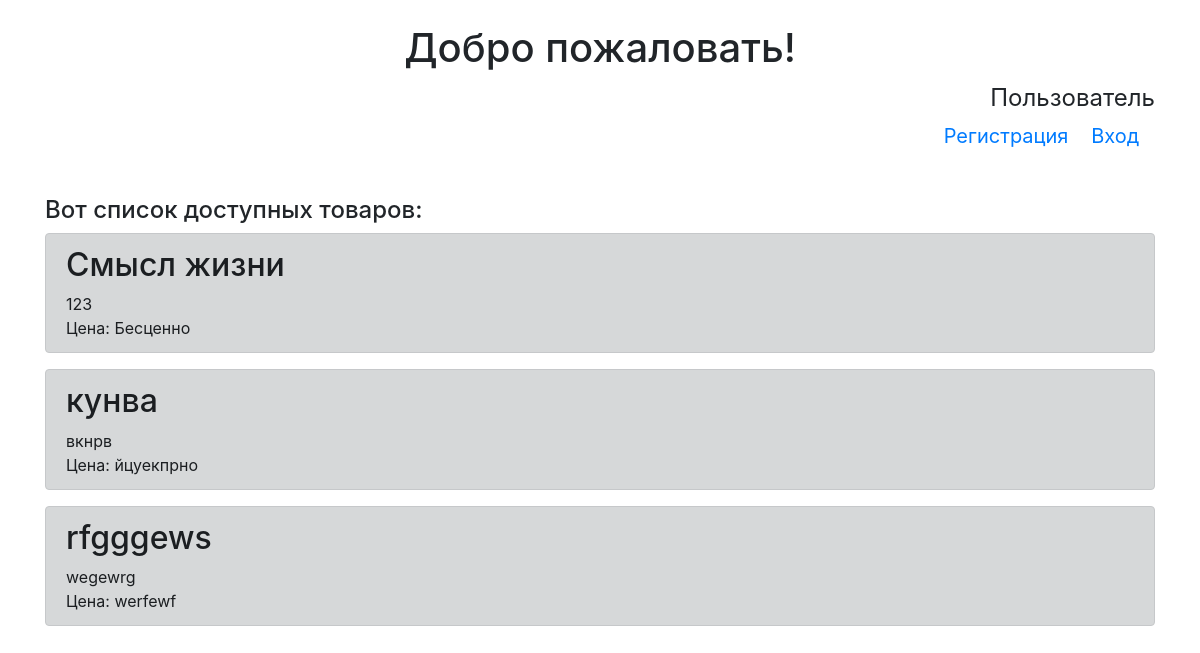
Page /main on the earlier database version.
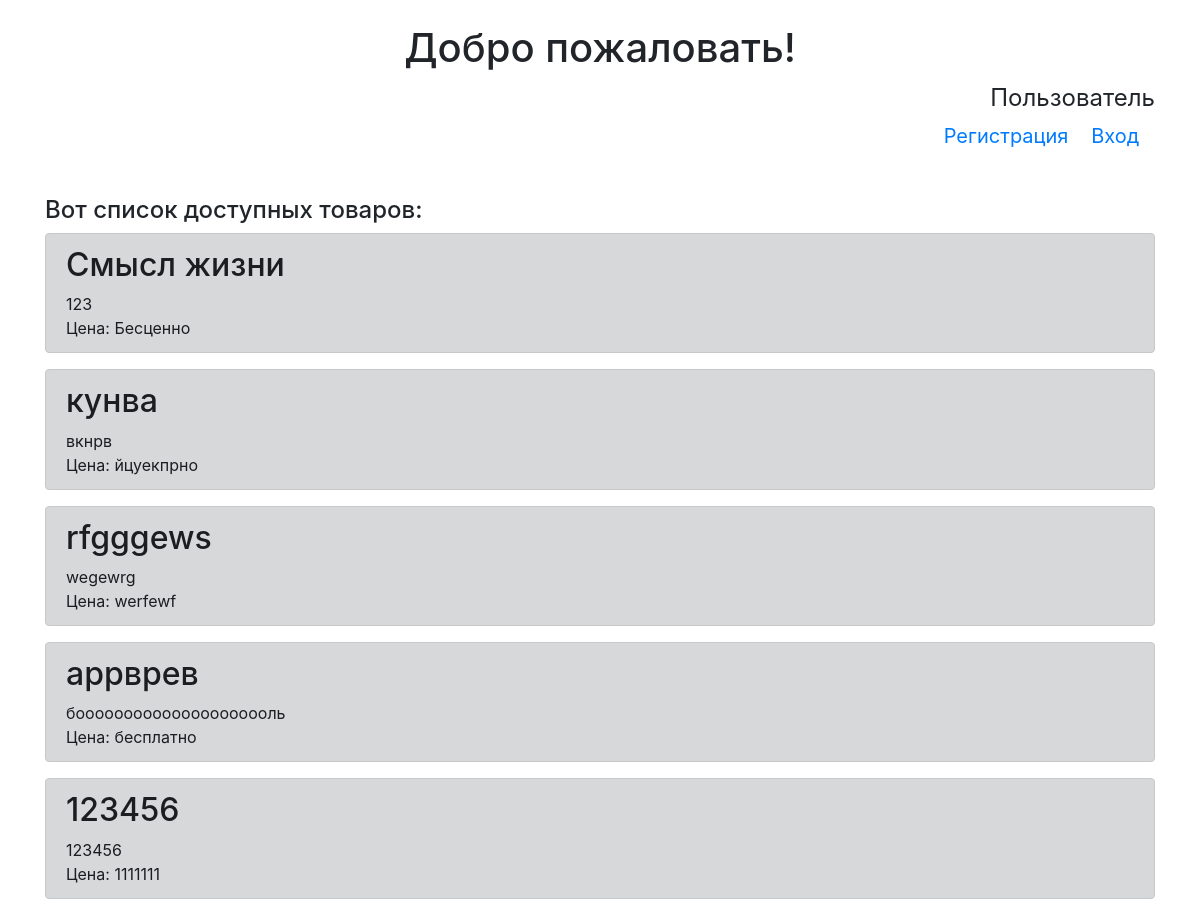
Same page on the later database version.
### tables this page shows
CREATE TABLE products 
                            (id INTEGER PRIMARY KEY AUTOINCREMENT, 
                             title VARCHAR(50),
                             content VARCHAR(200),
                             price VARCHAR(10),
                             user_id INTEGER
                             );

### server.py (the view)
@app.route('/')
@app.route('/main')
def main():
    UserModel(db.get_connection()).init_table()
    ProductModel(db.get_connection()).init_table()
    if 'username' in session:
        name = session['username']
        products =  ProductModel(db.get_connection()).get_all()
        status = UserModel(db.get_connection()).get(session['user_id'])[3]
        id_us = session['user_id']
        BasketModel(db.get_connection()).init_table()
    else:
        name = 'Пользователь'
        products =  ProductModel(db.get_connection()).get_all()
        id_us = 'no_user'
        status = 'no'
    return render_template('main_list.html', title='Главная страница', \
        username='Пользователь', \
        products= products,
        status= status,
        id= id_us)

### User.py (called while the page is built)
    def init_table(self):
        cursor = self.connection.cursor()
        cursor.execute('''CREATE TABLE IF NOT EXISTS users
                            (id INTEGER PRIMARY KEY AUTOINCREMENT,
                             user_name VARCHAR(16),
                             password_hash VARCHAR(16),
                             status VARCHAR(10),
                             buy INTEGER,
                             sale INTEGER
                             )''')
        cursor.close()
        self.connection.commit()

### db_connect.py (called while the page is built)
    def get_connection(self):
        return self.conn

### products.py (called while the page is built)
    def init_table(self):
        cursor = self.connection.cursor()
        cursor.execute('''CREATE TABLE IF NOT EXISTS products
                            (id INTEGER PRIMARY KEY AUTOINCREMENT,
                             title VARCHAR(50),
                             content VARCHAR(200),
                             price VARCHAR(10),
                             user_id INTEGER
                             )''')
        cursor.close()
        self.connection.commit()

### templates/main_list.html (shortened to what this page needs)
﻿{% extends "base.html" %}
{% block content %}
<body bgproperties="fixed">
    <h1 align=center>Добро пожаловать!</h1>
    <font size=5><p align=right>
      {% if "username" in session %}
        <a class="navbar-brand" href="/my_page">{{session['username']}}</a> <br>
        {% if status == 'admin'%}
          <a href="/control_users">Пользователи</a><br>
        {% endif %}
        <a href="/add_product">Добавить Товар</a> <br>
        <a href="/basket">Корзина</a><br>
        <a class="navbar-brand" href="/logout">Выход</a><br>
      {% else %}
        {{username}}<br>
        <a class="navbar-brand" href="/signup">Регистрация</a>
        <a class="navbar-brand" href="/login">Вход</a>
      {% endif %}
    </p></font>
     <br>
     <h4> Вот список доступных товаров: </h4>
     {% for item in products %}
	    <div class="alert alert-dark" role="alert">
	        <h2>{{item[1]}}</h2>
          <div>{{item[2]}}</div>
          <div>Цена: {{item[3]}}</div>
	    </div>
	{% endfor %}
</body>
{% endblock %}

Differences in the rows shown:
added products: title "аррврев", content "бооооооооооооооооооооль", price "бесплатно"
added products: title "123456", content "123456", price "1111111"
